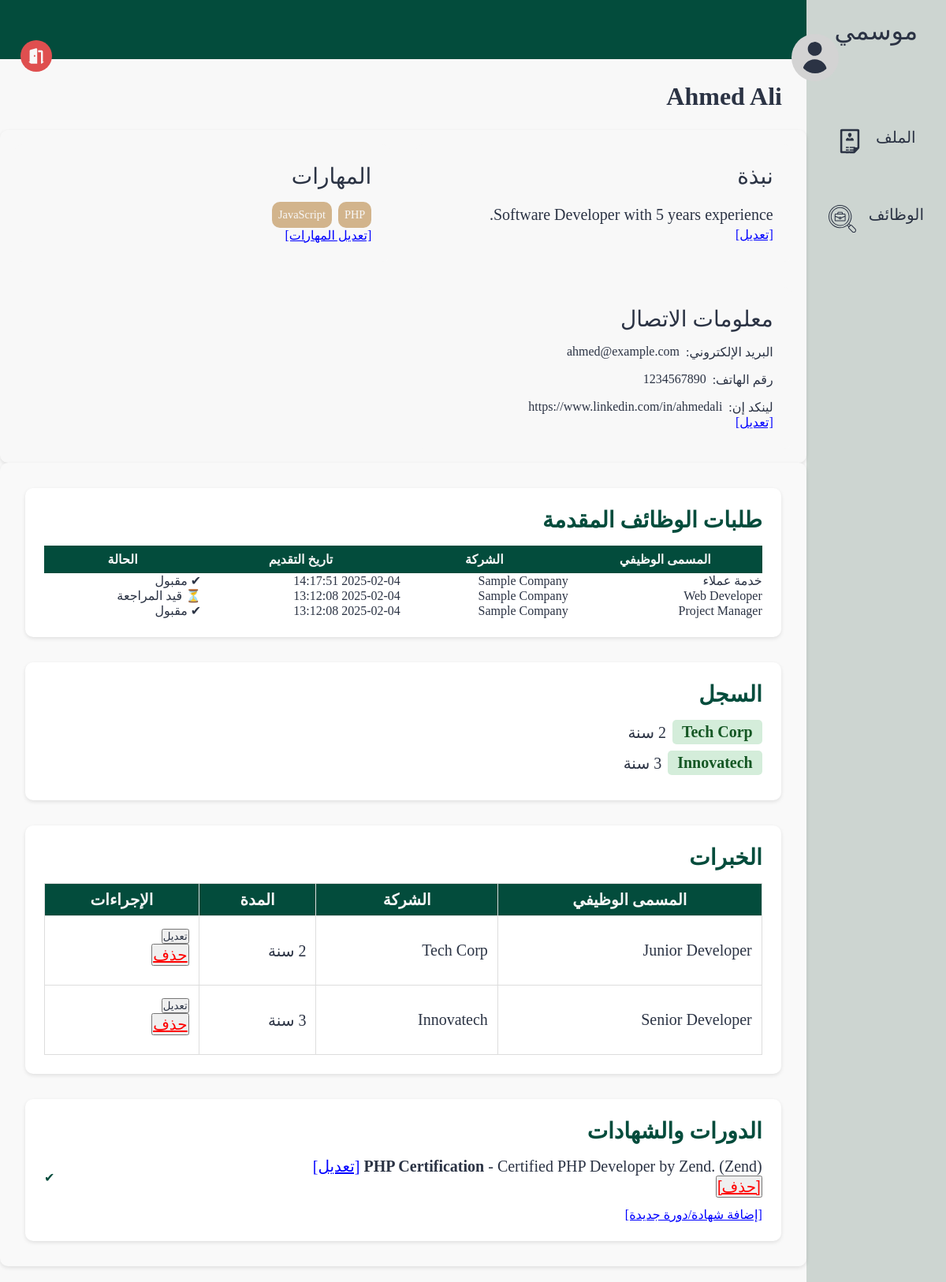
The page /pages/profile.php (signed in) on the database its author committed.
### tables this page shows
CREATE TABLE users (
    id INTEGER PRIMARY KEY, 
    name TEXT, 
    email TEXT UNIQUE, 
    password TEXT, 
    bio TEXT,
    type BOOLEAN,
    linkedin TEXT,
    phone TEXT
);

CREATE TABLE experience (
    experience_id INTEGER PRIMARY KEY, 
    user_id INTEGER,
    name TEXT,
    description TEXT,
    company TEXT,
    years INTEGER,
    start DATE,
    FOREIGN KEY (user_id) REFERENCES users(id) ON DELETE CASCADE
);

CREATE TABLE certificates (
    certificate_id INTEGER PRIMARY KEY, 
    user_id INTEGER,
    name TEXT,
    description TEXT,
    company TEXT,
    FOREIGN KEY (user_id) REFERENCES users(id) ON DELETE CASCADE
);

### src/database/fetch.php (called while the page is built, shortened)
<?php
include('../database/data.php');
function getUserById($id)
{
    global $db;
    $stmt = $db->prepare('SELECT * FROM users WHERE id = :id');
    $stmt->bindValue(':id', $id, SQLITE3_INTEGER);
    $result = $stmt->execute();
    $user = $result->fetchArray(SQLITE3_ASSOC);
    return $user;
}
function fetchAllExperienceByUserID($id)
{
    global $db;
    $result = $db->query("SELECT * FROM experience where user_id = $id");
    $experience = [];
    while ($row = $result->fetchArray(SQLITE3_ASSOC)) {
        $experience[] = $row;
    }
    return $experience;
}
function fetchAllSkillsNameByUserID($id)
{
    global $db;
    $result = $db->query("SELECT name FROM skills where user_id = $id");
    $experience = [];
    while ($row = $result->fetchArray(SQLITE3_ASSOC)) {
        $experience[] = $row['name'];
    }
    return $experience;
}
function fetchResponseByUserID($user_id)
{
    global $db;
    $stmt = $db->prepare("
        SELECT applications.id, applications.status, applications.applied_at,
               jobs.name AS job_title, company.name AS company_name
        FROM applications
        JOIN jobs ON applications.job_id = jobs.job_id
        JOIN company ON jobs.company_id = company.company_id
        WHERE applications.user_id = :user_id
        ORDER BY applications.applied_at DESC
    ");
    $stmt->bindValue(':user_id', $user_id, SQLITE3_INTEGER);
    $result = $stmt->execute();
    $responses = [];
    while ($row = $result->fetchArray(SQLITE3_ASSOC)) {
        $responses[] = $row;
    }
    return $responses;
}

### src/components/page.php (called while the page is built, shortened)
<?php
include ('../database/fetch.php');
if (isset($_SESSION["user"]) && isset($_SESSION["user"]["id"])) {
    if (!getUserById($_SESSION["user"]["id"])) {
        unset($_SESSION["user"]);
    }
}
?>

### src/pages/profile.php (the view, shortened to what this page needs)
<?php
include('../components/page.php');
$user = isset($_GET['id'])?getUserById($_GET['id']) : $_SESSION['user'];
$name = $user['name'];
$isOwner = (isset($_SESSION['user']) && $_SESSION['user']['id'] == $user['id']);
$about    = $user['bio'];
$email    = $user['email'];
$phone    = $user['phone'];
$linkedin = !empty($user['linkedin']) ? $user['linkedin'] : ("https://www.linkedin.com/in/" . urlencode(str_replace(' ', '', strtolower($user['name']))));
$skills = fetchAllSkillsNameByUserID($user['id']);
$jobs = fetchAllExperienceByUserID($user['id']);
$prevJobs = [];
foreach ($jobs as $job) {
    $job['duration'] = $job['years'] . " سنة";
    $prevJobs[] = $job;
}
$stmt = $db->prepare("SELECT * FROM certificates WHERE user_id = :user_id");
$stmt->bindValue(':user_id', $user['id'], SQLITE3_INTEGER);
$result = $stmt->execute();
$certificates = [];
while ($row = $result->fetchArray(SQLITE3_ASSOC)) {
    $certificates[] = $row;
}
?>
<?php
$user_id = $user['id'];
$responses = fetchResponseByUserID($user_id);
?>
<!DOCTYPE html>
<html lang="ar" dir="rtl">
<head>
    <link rel="stylesheet" href="../styles/profile.css">
</head>
<body>
    <section class="page-structure">
        <?php include "../components/NavBar.php"; ?>
        <section class="page-content">
            <div class="username">
                <img class="profile-pic" src="../images/profile.svg" alt="صورة المستخدم">
                <div class="user">
                    <h2><?= htmlspecialchars($name) ?></h2>
                </div>
            </div>
            <div class="options">
                <a href="./logout.php">
                    <img class="nav-icon" style="--color: #DF4F4F" src="../images/logout.svg" alt="شعار تسجيل الخروج">
                </a>
            </div>
            <header></header>
            <main>
                <section class="profile-details">
                    <div class="block about">
                        <h2>نبذة</h2>
                        <div id="aboutDisplay">
                            <p><?= $about ?></p>
                            <?php if ($isOwner): ?>
                                <span class="edit-btn" onclick="toggleEdit('about')">[تعديل]</span>
                            <?php endif; ?>
                        </div>
                    </div>
                    <div class="block skills">
                        <h2>المهارات</h2>
                        <div id="skillsDisplay">
                            <ul>
                                <?php foreach ($skills as $skill): ?>
                                    <li><?= $skill ?></li>
                                <?php endforeach; ?>
                            </ul>
                            <?php if ($isOwner): ?>
                                <span class="edit-btn" onclick="toggleEdit('skills')">[تعديل المهارات]</span>
                            <?php endif; ?>
                        </div>
                    </div>
                    <div class="block contacts">
                        <h2>معلومات الاتصال</h2>
                        <div id="contactDisplay">
                            <ul>
                                <li>البريد الإلكتروني:
                                    <a href="mailto:<?= $email ?>"><?= $email ?? 'لا يوجد' ?></a>
                                </li>
                                <li>رقم الهاتف:
                                    <a href="tel:<?= $phone ?>"><?= $phone ?? 'لا يوجد' ?></a>
                                </li>
                                <li>لينكد إن:
                                    <a href="<?= $linkedin ?>"><?= $linkedin ?? 'لا يوجد' ?></a>
                                </li>
                            </ul>
                            <?php if ($isOwner): ?>
                                <span class="edit-btn" onclick="toggleEdit('contact')">[تعديل]</span>
                            <?php endif; ?>
                        </div>
                    </div>
                </section>
                <section class="recent-activity">
                        <?php if($isOwner){ ?>
                    <div class="block applications">
                        <h2>طلبات الوظائف المقدمة</h2>
                        <table cellpadding="5" cellspacing="0" style="width:100%; text-align:right;">
                            <tr>
                                <th>المسمى الوظيفي</th>
                                <th>الشركة</th>
                                <th>تاريخ التقديم</th>
                                <th>الحالة</th>
                            </tr>
                            <?php if (!empty($responses)): ?>
                                <?php foreach ($responses as $response): ?>
                                    <tr>
                                        <td><?= htmlspecialchars($response["job_title"]) ?></td>
                                        <td><?= htmlspecialchars($response["company_name"]) ?></td>
                                        <td><?= htmlspecialchars($response["applied_at"]) ?></td>
                                        <td class="<?= $response["status"] === "accepted" ? "accepted" : ($response["status"] === "rejected" ? "rejected" : "pending") ?>">
                                            <?php
                                            if ($response["status"] === "accepted") {
                                                echo "✔ مقبول";
                                            } elseif ($response["status"] === "rejected") {
                                                echo "✖ مرفوض";
                                            } else {
                                                echo "⏳ قيد المراجعة";
                                            }
                                            ?>
                                        </td>
                                    </tr>
                                <?php endforeach; ?>
                            <?php else: ?>
                                <tr>
                                    <td colspan="4" style="text-align: center;">لم يتم التقديم على أي وظيفة بعد</td>
                                </tr>
                            <?php endif; ?>
                        </table>
                    </div>
                    <?php } ?>
                    <div class="block history">
                        <h2>السجل</h2>
                        <ul>
                            <?php foreach ($prevJobs as $job): ?>
                                <li>
                                    <span class="company">
                                        <?php if (!empty($job['company_id'])): ?>
                                            <a href="./company.php?id=<?= htmlspecialchars($job['company_id']) ?>">
                                                <?= htmlspecialchars($job['company']) ?>
                                            </a>
                                        <?php else: ?>
                                            <?= htmlspecialchars($job['company']) ?>
                                        <?php endif; ?>
                                    </span>
                                    <?= htmlspecialchars($job['duration']) ?>
                                </li>
                            <?php endforeach; ?>
                        </ul>
                    </div>
                    <div class="block experinces">
                        <h2>الخبرات</h2>
                        <?php if (count($jobs) === 0): ?>
                            <h3 class="no-jobs">لا يوجد خبرات سابقة</h3>
                        <?php else: ?>
                            <table border="1" cellpadding="5" cellspacing="0" style="width:100%; text-align:right;">
                                <tr>
                                    <th>المسمى الوظيفي</th>
                                    <th>الشركة</th>
                                    <th>المدة</th>
                                    <?php if ($isOwner): ?>
                                        <th>الإجراءات</th>
                                    <?php endif; ?>
                                </tr>
                                <?php foreach ($jobs as $job): ?>
                                    <tr>
                                        <td><?= htmlspecialchars($job['name']) ?></td>
                                        <td><?= htmlspecialchars($job['company']) ?></td>
                                        <td><?= htmlspecialchars($job['years']) ?> سنة</td>
                                        <?php if ($isOwner): ?>
                                            <td>
                                                <button type="button" onclick="toggleExpEdit(<?= $job['experience_id'] ?>)">تعديل</button>
                                                <form method="POST" action="" class="delete-form" style="display:inline;" onsubmit="return confirm('هل أنت متأكد من حذف الخبرة؟');">
                                                    <button type="submit" class="delete-btn">حذف</button>
                                                </form>
                                            </td>
                                        <?php endif; ?>
                                    </tr>
                                <?php endforeach; ?>
                            </table>
                        <?php endif ?>
                    </div>
                    <div class="block courses">
                        <h2>الدورات والشهادات</h2>
                        <ul id="certificatesList">
                            <?php if (count($certificates) === 0): ?>
                                <li>لا توجد بيانات</li>
                            <?php else: ?>
                                <?php foreach ($certificates as $cert): ?>
                                    <li id="cert-<?= $cert['certificate_id'] ?>">
                                        <strong><?= htmlspecialchars($cert['name']) ?></strong>
                                        <?php if (!empty($cert['description'])): ?>
                                            - <?= htmlspecialchars($cert['description']) ?>
                                        <?php endif; ?>
                                        <?php if (!empty($cert['company'])): ?>
                                            (<?= htmlspecialchars($cert['company']) ?>)
                                        <?php endif; ?>
                                        <?php if ($isOwner): ?>
                                            <span class="edit-btn" onclick="toggleEdit('cert-<?= $cert['certificate_id'] ?>')">[تعديل]</span>
                                            <form method="POST" action="" class="delete-form" onsubmit="return confirm('هل أنت متأكد من حذف الشهادة؟');">
                                                <button type="submit" class="delete-btn">[حذف]</button>
                                            </form>
                                        <?php endif; ?>
                                    </li>
                                <?php endforeach; ?>
                            <?php endif; ?>
                        </ul>
                        <?php if ($isOwner): ?>
                            <span class="edit-btn" onclick="toggleEdit('new_certificate')">[إضافة شهادة/دورة جديدة]</span>
                        <?php endif; ?>
                    </div>
                </section>
            </main>
        </section>
    </section>
</body>
</html>

### rows shown on the page
users: name "Ahmed Ali", bio "Software Developer with 5 years experience.", email "ahmed@example.com", phone "1234567890", linkedin "https://www.linkedin.com/in/ahmedali"
experience: company "Tech Corp", duration "2 سنة", name "Junior Developer"
experience: company "Innovatech", duration "3 سنة", name "Senior Developer"
certificates: name "PHP Certification", description "Certified PHP Developer by Zend.", company "Zend"

### other values the page prints
$nav['title'] "الملف"
$nav['title'] "الوظائف"
$skill "PHP"
$skill "JavaScript"
$response["job_title"] "خدمة عملاء"
$response["company_name"] "Sample Company"
$response["applied_at"] "2025-02-04 14:17:51"
$response["job_title"] "Web Developer"
$response["applied_at"] "2025-02-04 13:12:08"
$response["job_title"] "Project Manager"
